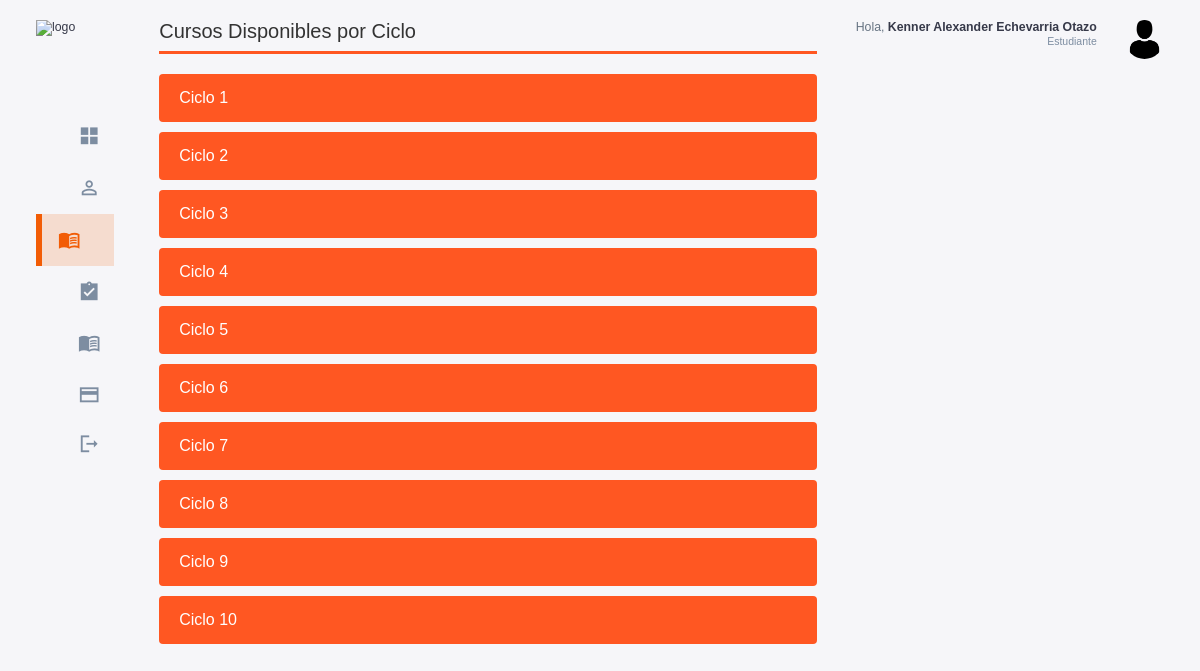
The page /alumnos/cursos_por_ciclo/ (signed in) on the database its author committed.
### cursos/models.py (models this page shows, shortened)
class Curso(models.Model):
    codigo = models.CharField(max_length=10, unique=True)  # Campo único
    nombre = models.CharField(max_length=100)
    descripcion = models.TextField(null=True, blank=True)
    creditos = models.IntegerField()
    ciclo = models.IntegerField(validators=[MinValueValidator(1), MaxValueValidator(10)])
    pre_requisitos = models.ManyToManyField('self', symmetrical=False, related_name='requisitos_para', blank=True)

### usuarios/models.py (models this page shows, shortened)
class Usuario(AbstractUser):
    id = models.AutoField(primary_key=True)
    rol = models.ForeignKey(Rol, on_delete=models.CASCADE, null=True, blank=False)

### estudiantes/models.py (models this page shows, shortened)
class InformacionPersonal(models.Model):
    estudiante = models.OneToOneField(Estudiante, on_delete=models.CASCADE)
    dni =  models.CharField(max_length=8,unique= True)
    nombre = models.CharField(max_length=100)
    apellido = models.CharField(max_length=100)
    fecha_nacimiento = models.DateField()

### usuarios/decorators.py (the view)
        def _wrapped_view(request, *args, **kwargs):
            if request.user.is_authenticated and (request.user.rol.nombre_rol == role or request.user.rol.is_admin):
                return view_func(request, *args, **kwargs)
            else:
                raise PermissionDenied  # Lanza un error si no tiene el rol correcto

### index/views.py (called while the page is built)
@login_required
@role_required('Estudiante')
def cursos_por_ciclo(request):
    cursos = Curso.objects.all()
    cursos_por_ciclo = {}
    for curso in cursos:
        if curso.ciclo not in cursos_por_ciclo:
            cursos_por_ciclo[curso.ciclo] = []
        cursos_por_ciclo[curso.ciclo].append(curso)
    return render(request, 'index/cursos_por_ciclo.html', {
        'cursos_por_ciclo': cursos_por_ciclo,
    })

### templates/index/cursos_por_ciclo.html (shortened to what this page needs)
{% extends 'base_alumnos.html' %}
{% block content %}
<div >
    <div class="title-section">
        <h2>Cursos Disponibles por Ciclo</h2>
    </div>
    <div class="cycles-container">
    {% for ciclo, cursos in cursos_por_ciclo.items %}
        <button class="btn btn-primary" onclick="toggleCursos('ciclo{{ ciclo }}')">
            Ciclo {{ ciclo }}
        </button>
    {% endfor %}
</div>
</div>
{% endblock %}

### templates/base_alumnos.html (shortened to what this page needs)
{% load static %}
<!DOCTYPE html>
<html lang="en">
<head>
    <link rel="stylesheet" href="{% static 'css/base.css' %}">
</head>
<body>
    <div class="container">
        <aside>
            <div class="top">
                <div class="logo">
                    <img src="/static/assets/logo_base.png" alt="logo">
                </div>
            </div>
            <div class="sidebar">
                <a href="{% url 'home_estudiante' %}" class="active">
                    <span class="material-icons-sharp">grid_view</span>
                </a>
                <a href="{% url 'perfil_estudiante' %}">
                    <span class="material-icons-sharp">person_outline</span>
                </a>
                <a href="{% url 'cursos_por_ciclo' %}">
                    <span class="material-icons-sharp">menu_book</span>
                </a>
                <a href="{% url 'historial_notas' %}">
                    <span class="material-icons-sharp">assignment_turned_in</span>
                </a>
                <a href="{% url 'validar_pago_alumno' %}">
                    <span class="material-icons-sharp">menu_book</span>
                </a>
                <a href=https://mpago.la/2NvBtDE>
                    <span class="material-icons-sharp">payment</span>
                </a>
                <a href="{% url 'signout' %}">
                    <span class="material-icons-sharp">logout</span>
                </a>
            </div>
        </aside>
        <main>
            {% block content %}
            {% endblock %}
        </main>
        <div class="right">
            <div class="top">
                <div class="profile">
                    <div class="info">
                        {% if request.user.estudiante.informacionpersonal %}
                            <p>Hola, <b>{{ request.user.estudiante.informacionpersonal.nombre }} {{ request.user.estudiante.informacionpersonal.apellido }}</b></p>
                        {% else %}
                            <p>Hola, <b>{{ request.user.username }}</b></p>
                        {% endif %}
                        <small class="text-muted">Estudiante</small>
                    </div>
                    <div class="profile-photo">
                        <img src="/static/assets/perfil_admin.png" alt="perfil_admin">
                    </div>
                </div>
        </div>
    </div>
</body>
</html>

### static/css/base.css (style rules this page uses)
:root { --color-primary: #F25C05; --color-danger: #F26938; --color-success: #41f1b6; --color-warning: #F2A172; --color-white: #fff; --color-info-dark: #7d8da1; --color-info-light: #dce1eb; --color-dark: #363949; --color-light: #f2a1724f; --color-primary-variant: #8f5100; --color-dark-variant: #677483; --color-background: #f6f6f9; --card-border-radius: 2rem; --border-radius-1: 0.4rem; --border-radius-2: 0.8rem; --border-radius-3: 1.2rem; --card-padding: 1.8rem; --padding-1: 1.2rem; --box-shadow: 0 2rem 3rem var(--color-light) }
* { margin: 0; padding: 0; outline: 0; appearance: none; border: 0; text-decoration: none; list-style: none; box-sizing: border-box; }
html { font-size: 14px; }
body { width: 100vw; height: 100vh; font-family: Arial, sans-serif; font-size: 0.88rem; background: var(--color-background); user-select: none; overflow-x: hidden; color: var(--color-dark); }
.container { display: grid; width: 96%; margin: 0 auto; gap: 1.8rem; grid-template-columns: 16rem auto 23rem; }
a { color: var(--color-dark); }
img { display: block; width: 100%; }
h2 { font-size: 1.4rem; }
small { font-size: 0.75rem; }
.profile-photo { width: 2.8rem; height: 2.8rem; border-radius: 50%; overflow: hidden; }
.text-muted { color: var(--color-info-dark); }
p { color: var(--color-dark-variant); }
b { color: var(--color-dark); }
aside { height: 100vh; width: 16rem; }
aside .top { display: flex; align-items: center; justify-content: space-between; margin-top: 1.4rem; }
aside .logo { display: flex; gap: 0.8rem; }
aside .logo img { width: 12.5rem; height: 4.5rem; }
aside .sidebar { display: flex; flex-direction: column; height: 86vh; position: relative; top: 3rem; }
aside .sidebar a { display: flex; color: var(--color-info-dark); margin-left: 2rem; gap: 1rem; align-items: center; position: relative; height: 3.7rem; transition: all 300ms ease; padding: 0 1rem; white-space: nowrap; overflow: hidden; text-overflow: ellipsis; }
aside .sidebar a span { font-size: 1.6rem; transition: all 300ms ease; }
aside .sidebar a:last-child { position: absolute; bottom: 2rem; width: 100%; }
aside .sidebar a.active { background-color: var(--color-light); color: var(--color-primary); margin-left: 0; padding-left: calc(1rem - 3px); }
aside .sidebar a.active:before { content: ''; width: 6px; height: 100%; background: var(--color-primary); position: absolute; left: 0; }
aside .sidebar a.active span { color: var(--color-primary); margin-left: calc(1rem - 3px); }
main { margin-top: 1.4rem; }
.right { margin-top: 1.4rem; }
.right .top { display: flex; justify-content: end; gap: 2rem; }
.right .top .profile { display: flex; gap: 2rem; text-align: right; }
@media screen and (max-width: 1200px) { .container { width: 94%; grid-template-columns: 7rem auto 23rem; } }
@media screen and (max-width: 1200px) { aside .sidebar a { width: 5.6rem; } }
@media screen and (max-width: 1200px) { aside .sidebar a:last-child { position: relative; margin-top: 1.8rem; } }
@media screen and (max-width: 1200px) { aside .logo img { top: 10px; width: 8.2rem; height: 3.5rem; } }

### templates/index/cursos_por_ciclo.html (style rules this page uses)
.title-section { margin-bottom: 20px; }
.container h2 { color: #333; font-size: 20px; font-weight: normal; margin: 0; padding-bottom: 8px; border-bottom: 3px solid #FF5722; }
.cycles-container { margin-top: 20px; }
.btn.btn-primary { background-color: #FF5722; border: none; color: white; padding: 15px 20px; border-radius: 4px; width: 100%; text-align: left; font-size: 16px; cursor: pointer; transition: background-color 0.2s ease; margin-bottom: 10px; }

### rows shown on the page
Curso: ciclo "1"
Curso: ciclo "2"
Curso: ciclo "3"
Curso: ciclo "4"
Curso: ciclo "5"
Curso: ciclo "6"
Curso: ciclo "7"
Curso: ciclo "8"
Curso: ciclo "9"
Curso: ciclo "10"
Usuario: user.estudiante.informacionpersonal.nombre "Kenner Alexander", user.estudiante.informacionpersonal.apellido "Echevarria Otazo"
